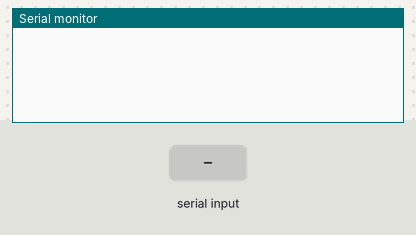
This sketch was run on a simulated Arduino Uno, built with avr-gcc and run on an emulated ATmega328P. Shown: the last lines printed to the serial monitor. The inputs (shaded band) are chosen by the test bench. Random numbers use the default seed unless the sketch sets one; no radio packets arrive unless stated.

Above: at 1.2 s.
1.3 s: "/b:" received over Serial
At 3.5 s:
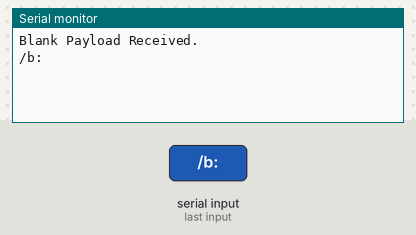
3.8 s: "/" received over Serial
At 5.5 s:
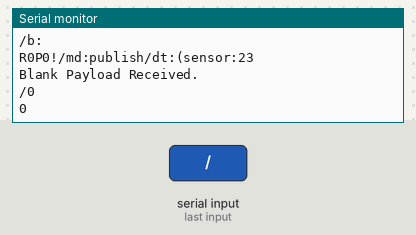
6.3 s: "/a:" received over Serial
At 8.5 s:
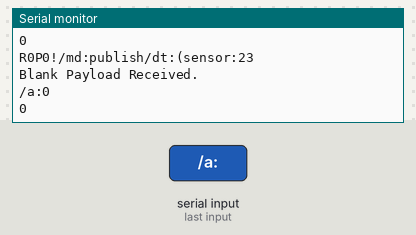
8.8 s: "/r:" received over Serial
At 10.6 s:
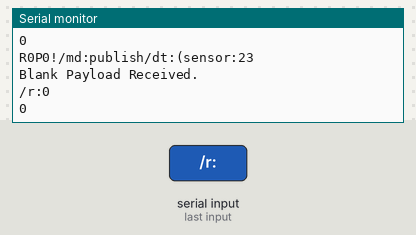
11.3 s: "!" received over Serial
At 13.5 s:
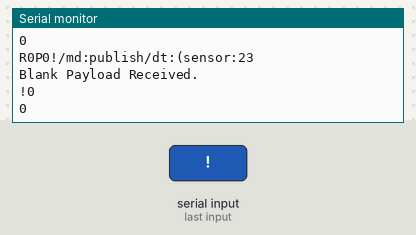
13.8 s: "90/45/200\n" received over Serial
At 16.1 s:
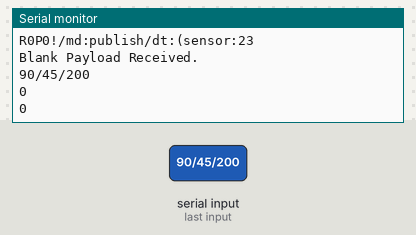

The sketch:

master1mengirim.ino
```cpp
#include <SPI.h>
#include "nRF24L01.h"
#include "RF24.h"
#include "printf.h"
#include "NrfKom.h"

//======define carakter string///


const uint64_t nodeSensor[2] = {0xABCDABCD71LL, 0x544d52687CLL};
int nodeMotor[2] = {3, 4};
String kataPublish = "/rd:1234/mode:publish/data:(sensor:2345,ki:23,kp=123,kd:12412)/asal:nodeSensor/channel:billy/";
int sensor = 0;
int ki = 0;
int kp = 0;
int kd = 0;
//String kataSubcribe="/rd:1234/mode:subcribe/data:(pres,ki,kp,kd,dp)/asal:nodeMaster/channel:1234/";

//=========================data dikirim============


int randomData = 0;
String nodeAsal[3] = {"nodeSensor", "nodeMaster", "nodeMotor"};
String channel = "billy";
String serialString = "";
//==================================================
NrfKom nrfSensor(nodeSensor, 7, 8, channel, nodeAsal);
void setup() {

  Serial.begin(9600);
  printf_begin();

  nrfSensor.deklarasi();


  //
}

void loop() {
  //nodeAsal[3];
  //Serial.println(nrfSensor.lihat());
  //nrfSensor.mengirim("test");

  //nrfSensor.pemisah(kataPublish);
  //nrfSensor.menerima();
  int a = 0;
  int r = 0;
  String stringData = "";
  String data = "/md:publish/dt:(sensor:2345,ki:23,kp=123,kd:12412)/sl:nodeSensor/chnl:billy/>";
  if (Serial.available() > 0) {
    // read the incoming byte:
    serialString = Serial.readString();
    //  /a:1/r:87/b:sdaf/
    if (serialString.indexOf("/b:") > -1) {

      stringData = (serialString.substring(serialString.indexOf("/b:") + 3, serialString.indexOf("/", serialString.indexOf("/b:") + 3)));
      nrfSensor.mengirim(stringData);
      Serial.print(serialString);
      Serial.println(stringData);
    } else {

      a = (serialString.substring(serialString.indexOf("/a:") + 3, serialString.indexOf("/", serialString.indexOf("/a:") + 3))).toInt();
      r = (serialString.substring(serialString.indexOf("/r:") + 3, serialString.indexOf("/", serialString.indexOf("/r:") + 3))).toInt();
      nrfSensor.mengirim(nrfSensor.dataGabungHeader(data, a, r ));
      Serial.print(serialString);
      Serial.println(a);
      Serial.println(r);
    }
    // say what you got:

  }


  //String objek[]={"kp","ki","kd"} ;int nilaikObjek[]={1,2,3};nrfSensor.merakit("publish",objek, nilaikObjek,3);


  //int x=sizeof(nilaikObjek) / sizeof(nilaikObjek[0]);
  //Serial.println(x);
}
```

NrfKom.h
```cpp
class NrfKom: public RF24 {
  public:
    NrfKom(const uint64_t pipe[2], int pin1, int pin2, String channel, String nodeAsal[]);
    void deklarasi();
    void pipeChange(String change);// mengubah pipe

    int lihat();

    //================data masuk
    //void pemisah(String data);//belum digutnakan

    void menerima();// menerima data dari transmit
    //======================data kirim_
    void mengirim(String data);// mengirim dari transmitt
    void merakit(String dataObjek, String objekNilai[], int nilai[], int banyakNilai);// merakit data bentuk data
    String dataGabungHeader(String data, int paketData, int randomData);// menggabungkan header
    byte dataGotbyteKirim = 0; // data mengirim variable
    byte completeKirim = 1;//data kompltere dari kirim
    int randomKirim = 0;// random dari kirim
    //=========================variable
    const uint64_t _pipes[2];
    byte counter = 1;// penjumlahan dari example
    String channel = "";//chaneel node
    String node[3];//node yang ada
    String modeData[2] = {"subcribe", "publish"};//subcribe mode pengiriman
    //=============data obj di terima
    int statusPipe = 0;// status pipe membantu change nrf
    byte randomData = 0;// random data pada menrima

    //================RR di terima
    int randomValue = 0;//data yang diterima random value sebelum nya
    int packetValue = 0;//data yang packet diterima value sebelumnya
    byte complete = 1;// status complete data
    String dataKumpul = "";//mengumpulkan data
  String dataObjek[5] = {"/rd:", "/md:", "/dt:", "/sl:", "/chnl:"};

  private:

};


NrfKom::NrfKom(const uint64_t pipe[2], int pin1, int pin2, String Channel, String nodeAsal[]): RF24(pin1, pin2) {
  memcpy (_pipes, pipe,  sizeof(const uint64_t) * 2);
  memcpy (node, nodeAsal ,  sizeof(String) * 3);
  channel = Channel;

  // Serial.println(_pipes[0] );
}
int NrfKom::lihat() {
  return _pipes[0];
}

void NrfKom::deklarasi() {

  begin();
  setAutoAck(1);                    // Ensure autoACK is enabled
  enableAckPayload();               // Allow optional ack payloads
  enableDynamicPayloads();

  startListening();                 // Start listening
  printDetails();
  setPALevel(RF24_PA_MAX);
}
//"r12p0!/md:publish/dt:(sensor:2345,ki:23,kp=123,kd:12412)/sl:nodeSensor/chnl:billy/>";
void NrfKom::merakit(String dataObjek, String objekNilai[], int nilai[], int banyakNilai) {

  String data = "";

  if (dataObjek = "publish") {
    //    data.concat("R");
    //    data.concat(randomData);
    //    data.concat("P");
    data.concat(this->dataObjek[1]);
    data.concat(dataObjek);
    data.concat(this->dataObjek[2]);
    data.concat("(");
    for (int x = 0; x < banyakNilai; x++) {
      data.concat(objekNilai[x]);
      data.concat(":");
      data.concat(nilai[x]);
      if (x < banyakNilai - 1) {
        data.concat(",");
      }
    }
    data.concat(")");
    data.concat(this->dataObjek[3]);
    data.concat(node[0]);
    data.concat(this->dataObjek[4]);
    data.concat(channel);
    data.concat("/");
    data.concat(">");
    //data.concat();

  }
  // int x=sizeof(objekNilai) / sizeof(*objekNilai);
  //Serial.println(data);
//==============================

  float jumlahDataDibagi = 0;

  String dataGotbyte = "";

  jumlahDataDibagi = (float)data.length() / 26.0;
  jumlahDataDibagi = ceil(jumlahDataDibagi);
  randomKirim = random(10, 99);
  if (completeKirim == 1) {


    dataGotbyte = String(dataGotbyteKirim);
    for (int i = 0; i <= jumlahDataDibagi; i++) {
      if (dataGotbyte == "100" || completeKirim==1) {
        completeKirim = 0;
        i = 0;
        mengirim(dataGabungHeader(data, i, randomKirim));
      } else if (dataGotbyte.substring(0, 2) == "10") {
       i=(dataGotbyte.substring(2,3)).toInt();
       mengirim(dataGabungHeader(data, i, randomKirim));
      }else if (dataGotbyte.substring(0, 2) == "11") {
       i=(dataGotbyte.substring(2,3)).toInt();
       mengirim(dataGabungHeader(data, i, randomKirim));
      }


    }
    completeKirim = 1;
    dataGotbyteKirim = 0;
  }

  //===============================================================
// this->mengirim(dataGabungHeader(data, 0,85 ));
//this->mengirim(data);
}
String NrfKom::dataGabungHeader(String data, int paketData, int randomData) {
  String Data = data;
  String dataHeader = "";
  float jumlahDataDibagi = 0;
  String DataPotong = "";
  jumlahDataDibagi = (float)Data.length() / 26.0;
  jumlahDataDibagi = ceil(jumlahDataDibagi);
  jumlahDataDibagi = floor((float)Data.length() / jumlahDataDibagi);
  DataPotong = Data.substring(jumlahDataDibagi * paketData, int(jumlahDataDibagi) * (paketData + 1));
  dataHeader.concat("R");
  dataHeader.concat(randomData);
  dataHeader.concat("P");
  dataHeader.concat(paketData);
  dataHeader.concat("!");
  Data = dataHeader + DataPotong;
  return Data;
}

void NrfKom::mengirim(String data) {
  String Data = "";
  Data = data;

  Serial.println(Data);
  pipeChange("transmitter");
  //
  //  printf("Now sending %d as payload. ", counter);
  byte gotByte=0;
  char text[32] = "";
  Data.toCharArray(text, 32);
  //  Serial.println(text);
  unsigned long time = micros();

  if (! write(&text, sizeof(text))) {
    Serial.println(F("failed."));
  } else {
    if (! available()) {
      Serial.println(F("Blank Payload Received."));
    } else {
      while (isAckPayloadAvailable()) {
        gotByte=0;
        unsigned long tim = micros();
        read(&gotByte, 1);
        dataGotbyteKirim = gotByte;

        Serial.println(gotByte);
       // printf("Got response %d, round-trip delay: %lu microseconds\n\r", gotByte, tim - time);

        counter++;
      }
    }
  }
}
//"r12p0!/md:publish/dt:(sensor:2345,ki:23,kp=123,kd:12412)/sl:nodeSensor/chnl:billy/>";
void NrfKom::menerima() {
  String terima = "";
  String header = "";
  //int x=0;
  String RString = "";
  String PString = "";
  int R = 0;
  int P = 0;
  pipeChange("reciver");
  byte pipeNo;
  char gotByte[200] = "";
  byte text = 1; // Dump the payloads until we've gotten everything
  while (available(&pipeNo)) {
    read(&gotByte, sizeof(gotByte));
    terima = gotByte;
    Serial.println(terima);
    if (terima.indexOf("!") > -1) {
      header = terima.substring(0, terima.indexOf("!") + 1);
    } else {
      text=0;
      text = 210;
      writeAckPayload(pipeNo, &text, 1);
    }
    if (header.indexOf("R") > -1 && header.indexOf("P") > -1 && header.indexOf("P") > header.indexOf("R")) {
      RString = header.substring(header.indexOf("R") + 1, header.indexOf("P"));
      PString = header.substring(header.indexOf("P") + 1, header.indexOf("!"));
      P = PString.toInt();
      R = RString.toInt();


      //======================pertama
      if (complete == 1 && P == 0) {
        randomValue = R;
        text=0;
        text =  0;// sudah masuk dengan baik
        writeAckPayload(pipeNo, &text, 1);
        complete = 0;
        //ambil data
        dataKumpul += terima.substring(header.indexOf("!") + 1);
        if (terima.indexOf(">") > -1) {
          complete = 1;// data sudah komplit
          packetValue = 0;
        }
        packetValue += 1;
        //==
      } else if (complete == 1 && P > 0) {
        text=0;
        text = 100;//random benar data berlebihan satu
        writeAckPayload(pipeNo, &text, 1);
      }
      //**************************pertama

      //============data dikirim double========


      //*****************double*****************

      //==========================kedua
      if (complete == 0 && randomValue == R ) {//check paket ini lanjutan data
        if (packetValue == P) {
          packetValue += 1;//count p ditambah
          dataKumpul += terima.substring(header.indexOf("!") + 1);
          if (terima.indexOf(">") > -1) {
            complete = 1;
            packetValue = 0;
          }
          text = 0;//random benar data berlebihan satu
          writeAckPayload(pipeNo, &text, 1);
        } else if (packetValue != P) {// p tidak sama yang diminta
          Serial.print("tidak ada sama:");
          if (packetValue < P) {
            Serial.println(packetValue);
            text=0;
            text = 100 + packetValue; //random benar data berlebihan satu
            writeAckPayload(pipeNo, &text, 1);
          } else {
            Serial.println(packetValue);
            text=0;
            text = 110 + packetValue; //random benar data kurang satu
            writeAckPayload(pipeNo, &text, 1);
          }

        }

      } if (randomValue != R) {
        complete = 1;
        dataKumpul = "";
      }


      //********************kedua

     // Serial.println(dataKumpul);
    } else {// data tidak di ketahui

      text = 210;
      writeAckPayload(pipeNo, &text, 1);
      break;
    }

  }
}


//=============


void NrfKom::pipeChange(String change) {
  if (statusPipe != 1 && change == "transmitter" ) { //transmitter
    statusPipe = 1;
    openWritingPipe(_pipes[0]);
    openReadingPipe(1, _pipes[1]);
    stopListening();
  } else if (statusPipe != 2 && change == "reciver") { //reciver
    statusPipe = 2;
    openWritingPipe(_pipes[1]);
    openReadingPipe(1, _pipes[0]);
    startListening();
  } else {
    // Serial.print("perubahan pipe gagal  ");
  }
}
```

Measured:
- after the input at 1.3 s, the serial monitor: prints a new line after 1.0 s (image 1)
- after the input at 3.8 s, the serial monitor: prints a new line after 1.0 s (image 2)
- after the input at 6.3 s, the serial monitor: prints a new line after 1.1 s (image 3)
- after the input at 8.8 s, the serial monitor: prints a new line after 1.1 s (image 4)
- after the input at 11.3 s, the serial monitor: prints a new line after 1.1 s (image 5)
- after the input at 13.8 s, the serial monitor: prints a new line after 1.1 s (image 6)
